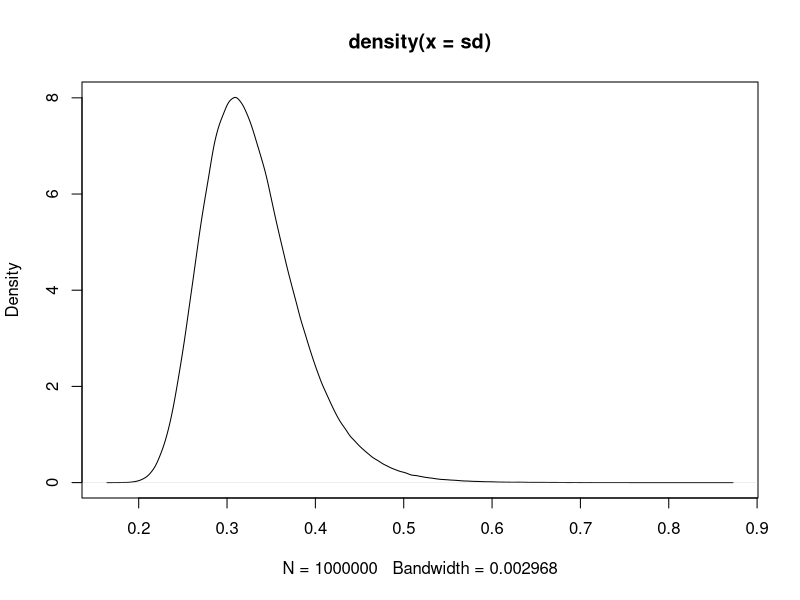
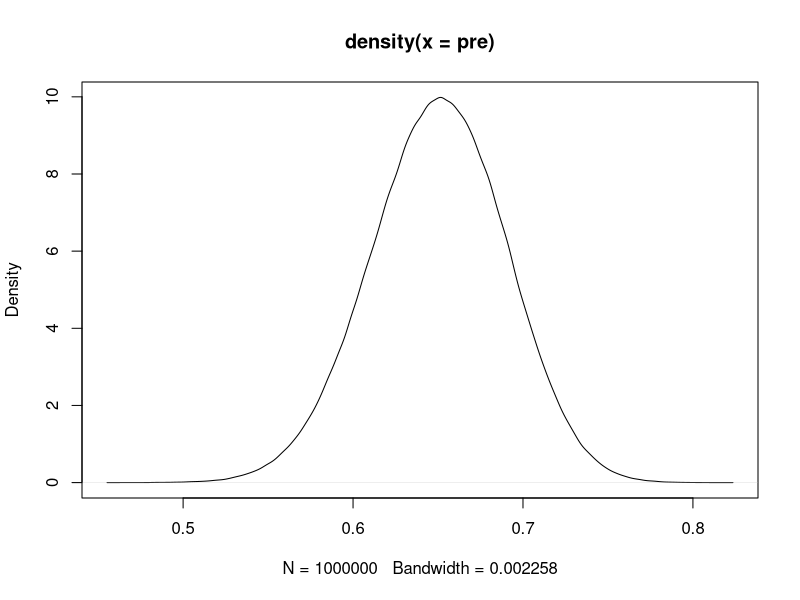
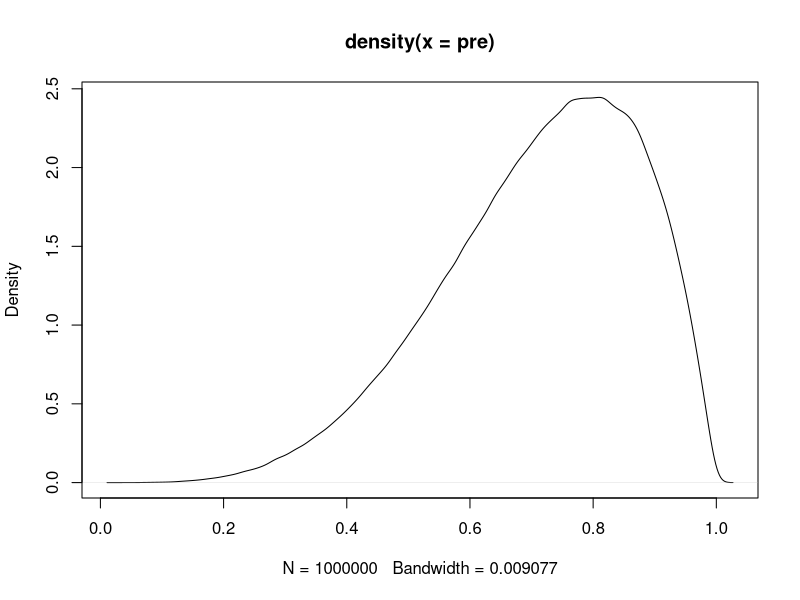
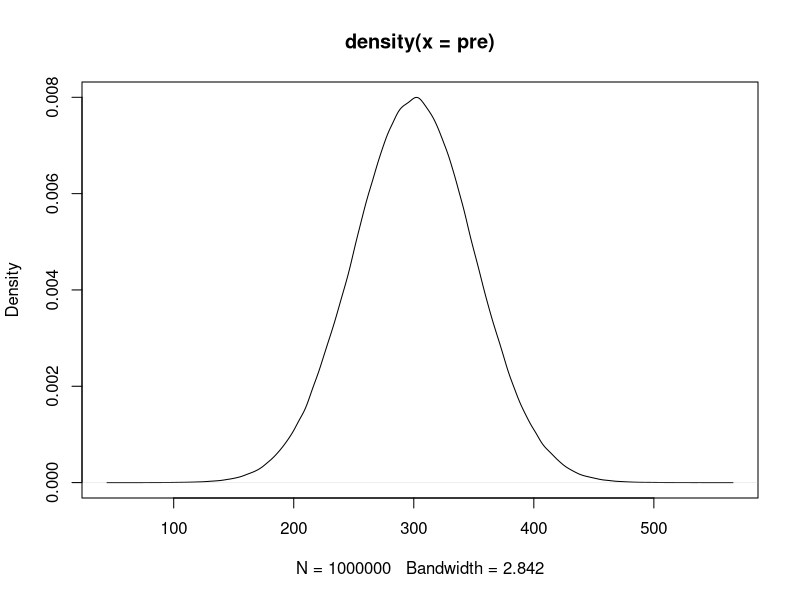

These figures' R source, in order:
## For gamma distribution
# plot function - precision instead of sd
pg = function(shp, rt){
  pre = rgamma(1e6, shp, rt)
  sd = sqrt(1/pre)
  plot(density(sd))
}
pg(10, 1)

## For beta distribution
pb = function(shp, rt){
  pre = rbeta(1e6, shp, rt)
  plot(density(pre))
}
pb(0.65 * 50 / 0.35, 50) 
pb(5, 2)
## For normal distribution
pn = function(mean, sd){
  pre = rnorm(1e6, mean, sd)
  plot(density(pre))
}
pn(300, 50)
